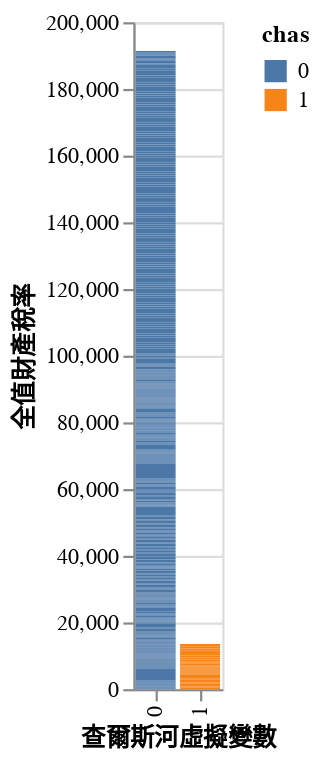

Source (notebook cell):
### Markdown cell above
## 柱狀圖 (Bar Charts)

- 是一種以長方形或長方體的高度為變數的表達圖表，由一系列高度不等的縱向條紋表示資料分佈的情況，用來比較兩個或以上的價值（不同時間或者不同條件），只有一個變數，通常利用於較小的資料集分析。
- 柱狀圖可以用來比較資料之間的多少，可以用來觀察某一事件的變化趨勢，柱狀圖亦可橫向排列，或用多維方式表達。

### Code cell
alt.Chart(df).encode(
    alt.X("chas:N", title=description_map["CHAS"]),
    alt.Y("tax", title=description_map["TAX"]),
    color="chas:N"
).mark_bar()

### Figure 1 — Vega-Lite specification as saved in the notebook (floating-point values rounded to 4 significant figures; data arrays with more than 128 entries replaced by an {"elided": "..."} marker saying what was removed)
{"config": {"view": {"continuousWidth": 300, "continuousHeight": 300}}, "data": {"name": "data-d80d72df6f19c3cf5d05ac8f64c40f02"}, "mark": {"type": "bar"}, "encoding": {"color": {"field": "chas", "type": "nominal"}, "x": {"field": "chas", "title": "查爾斯河虛擬變數", "type": "nominal"}, "y": {"field": "tax", "title": "全值財產稅率", "type": "quantitative"}}, "$schema": "https://vega.github.io/schema/vega-lite/v5.20.1.json", "datasets": {"data-d80d72df6f19c3cf5d05ac8f64c40f02": {"elided": "506 records"}}}
